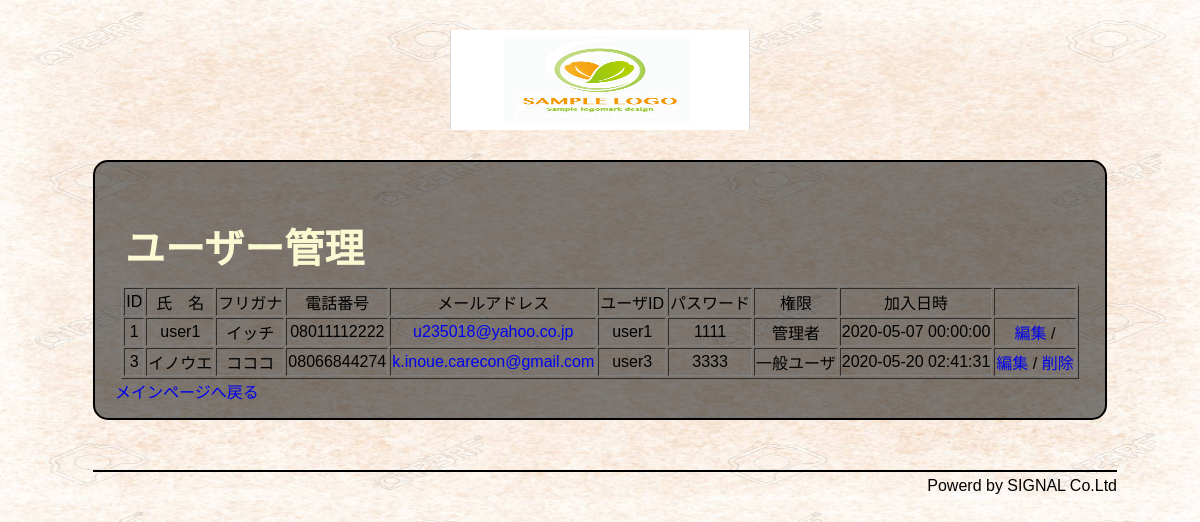
The app's page /admin/user_management.php (signed in) with its own data.
### tables this page shows
CREATE TABLE `userlist` (
  `id` int(11) NOT NULL,
  `name` varchar(30) NOT NULL,
  `furigana` varchar(30) NOT NULL,
  `tel` varchar(128) NOT NULL,
  `email` varchar(128) NOT NULL,
  `login_id` varchar(128) NOT NULL,
  `password` varchar(128) NOT NULL,
  `role` int(1) NOT NULL COMMENT '0:一般ユーザ1:管理者',
  `created` datetime NOT NULL
);

### config/config.php (called while the page is built)
<?php
$host = 'localhost';
$dbname = 'menumaosozai';
$user = 'root';
$pass = 'root';

### model/DB.php (called while the page is built, shortened)
<?php
class DB {
  private $host;
  private $dbname;
  private $user;
  private $pass;
  function __construct($host, $dbname, $user, $pass) {
    $this->host = $host;
    $this->dbname = $dbname;
    $this->user = $user;
    $this->pass = $pass;
  }
  public function connectDb() {
    $this->connect = new PDO ('mysql:host='.$this->host.';dbname='.$this->dbname, $this->user, $this->pass);
  }
}

### model/User.php (called while the page is built, shortened)
<?php
require_once("DB.php");
class User extends DB {
  public function findAll() {
    $sql = 'SELECT * FROM userlist';
    $stmt = $this->connect->prepare($sql);
    $stmt->execute();
    $result = $stmt->fetchAll();
    return $result;
  }
}
?>

### admin/user_management.php (the view, shortened to what this page needs)
<?php
require_once("../config/config.php");
require_once("../model/User.php");
try{
  $user = new User($host, $dbname, $user, $pass);
  $user->connectDb();
  if(isset($_GET['edit'])) {
    if($_POST) {
      $message = $user->validate($_POST);
      if(empty($message['name']) && empty($message['furigana']) && empty($message['tel']) && empty($message['login_id']) && empty($message['password'])){
        $user->edit($_POST);
      }
    }
    $result['User'] = $user->findById($_GET['edit']);
    if(isset($_POST['submit'])) {
      $result = $user->findAll();
    }
  }
  else{
    if($_SESSION['User']['role'] != 0) {
      $result = $user->findAll();
    }
  }
}
catch (PDOException $e) {
  echo "エラー: " . $e->getMessage();
}
?>
<!DOCTYPE html>
<html lang="ja">
<head>
  <link rel="stylesheet" type="text/css" href="../css/base.css">
  <link rel="stylesheet" type="text/css" href="../css/user_management.css">
</head>
<div id="outerFrame">
  <?php
  require("../common/header_nolink.php");
  ?>
  <div id ="innerFrame">
    <div id="centerFrame">
                <section class="user_management">
                  <h1>ユーザー管理</h1>
                  <table border='1'>
                    <tr>
                      <td>ID</td>
                      <td>氏　名</td>
                      <td>フリガナ</td>
                      <td>電話番号</td>
                      <td>メールアドレス</td>
                      <td>ユーザID</td>
                      <td>パスワード</td>
                      <td>権限</td>
                      <td>加入日時</td>
                      <td></td>
                    </tr>
                    <?php foreach ($result as $row): ?>
                      <tr>
                        <td><?= $row["id"]; ?></td>
                        <td><?= $row["name"]; ?></td>
                        <td><?= $row["furigana"]; ?></td>
                        <td><?= $row["tel"]; ?></td>
                        <td><a href="<?= $row["email"]; ?>"><?= $row["email"]; ?></a></td>
                        <td><?= $row["login_id"]; ?></td>
                        <td><?= $row["password"]; ?></td>
                        <td>
                          <?php if($row['role']==='1'): ?>
                            管理者
                          <?php else: ?>
                            一般ユーザ
                          <?php endif; ?>
                        </td>
                        <td><?= $row["created"]; ?></td>
                        <td>
                          <?php if($_SESSION['User']['role'] !=0): ?>
                            <a href="?edit=<?=$row["id"];?>">編集</a> /
                            <?php if($_SESSION['User']['role'] != $row['id']): ?>
                              <a href="?del=<?=$row["id"];?>" onClick="if(!confirm('ID:<?=$row['id']?>を削除しますが大丈夫ですか？')) return false;">削除</a>
                            <?php endif; ?>
                          </td>
                        <?php endif; ?>
                      </tr>
                    <?php	endforeach;?>
                  </table>
                  <p><a href="../index.php">メインページへ戻る</a></p>
                </section>
              </div>
            </div>
            <?php
            require("../common/footer.php");
            ?>
          </div>
        </body>
        </html>

### css/base.css (style rules this page uses)
body, h1, h2, h3, h4, h5, h6, p, address, ul, ol, li, dl, dt, dd, img, form { margin: 0; padding: 0; border: none; font-style: normal; font-weight: normal; font-size: 100%; text-align: left; list-style-type: none; border-collapse: collapse; }
a { text-decoration: none; }
table { margin: 0 auto; }
h1 { font-family: 'CooperBlack'; color: #fafad2; font-size: 22px; margin: 10px 0 10px 10px; font-weight: 700; }
* { -webkit-box-sizing: border-box; -moz-box-sizing: border-box; -o-box-sizing: border-box; -ms-box-sizing: border-box; box-sizing: border-box; }
#outerFrame { margin: auto; max-width: 1024px; padding: 0 5px; }
#innerFrame { border-radius: 15px; border-width: 2px; border-style: solid; background-color: rgba(0,0,0,.5); }
#centerFrame { margin: 15px 20px 5px 20px; text-align: left; }
table, th, tr { text-align: center; }

### css/user_management.css (style rules this page uses)
body, h1, h2, h3, h4, h5, h6, p, address, ul, ol, li, dl, dt, dd, img, form { margin: 0; padding: 0; border: none; font-style: normal; font-weight: normal; font-size: 100%; text-align: left; list-style-type: none; border-collapse: collapse; }
a { text-decoration: none; }
table { margin: 0 auto; }
* { -webkit-box-sizing: border-box; -moz-box-sizing: border-box; -o-box-sizing: border-box; -ms-box-sizing: border-box; box-sizing: border-box; }
.user_management { padding: 10px 0; }
.user_management h1 { font-family: 'CooperBlack'; color: #fafad2; font-size: 40px; margin: 30px 0 10px 10px; font-weight: bold; }

### records on screen
userlist: id "1", name "user1", furigana "イッチ", tel "08011112222", email "u235018@yahoo.co.jp", login "user1", password "1111", role "管理者", created "2020-05-07 00:00:00"
userlist: id "3", name "イノウエ", furigana "コココ", tel "08066844274", email "k.inoue.carecon@gmail.com", login "user3", password "3333", role "一般ユーザ", created "2020-05-20 02:41:31"
